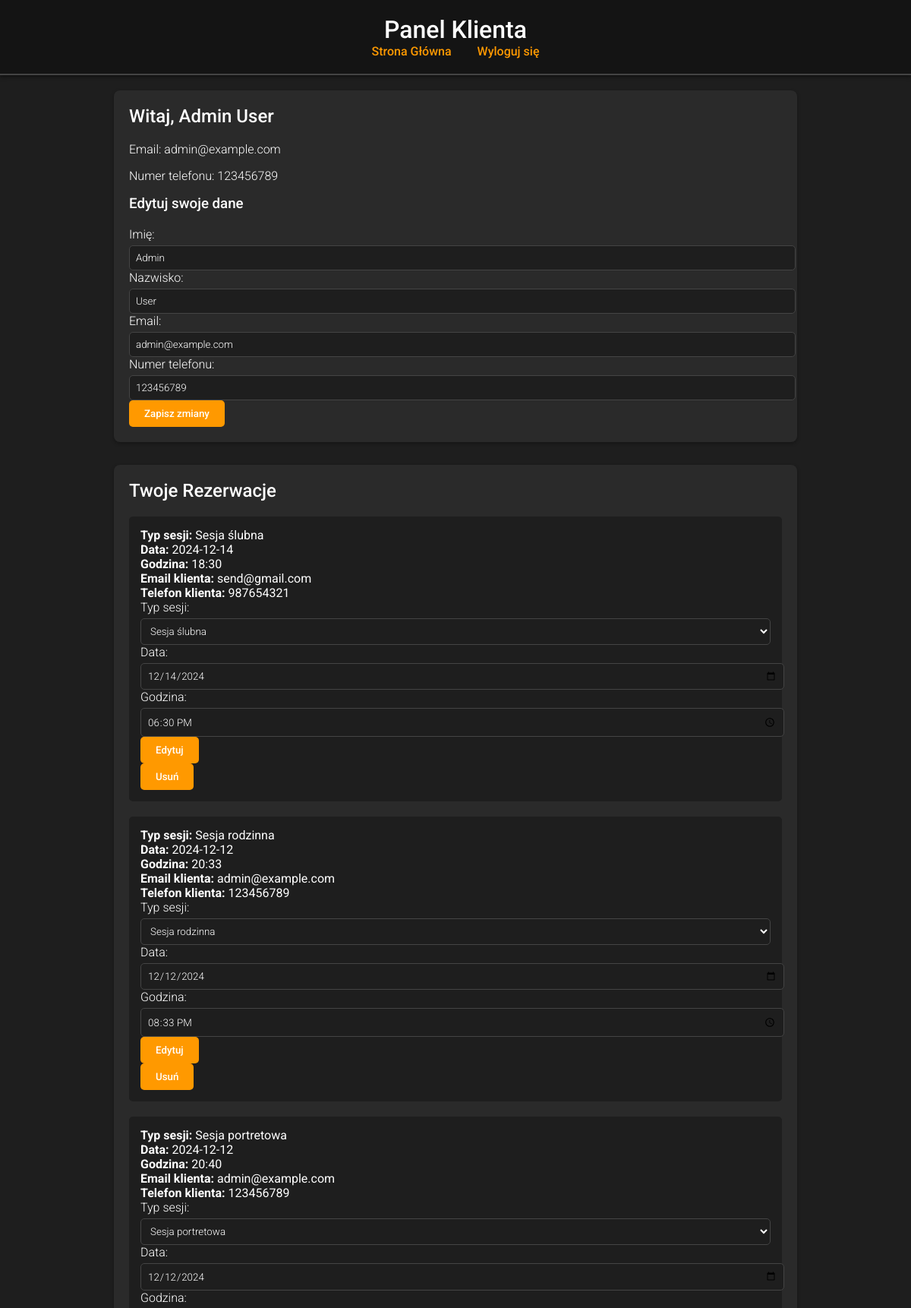
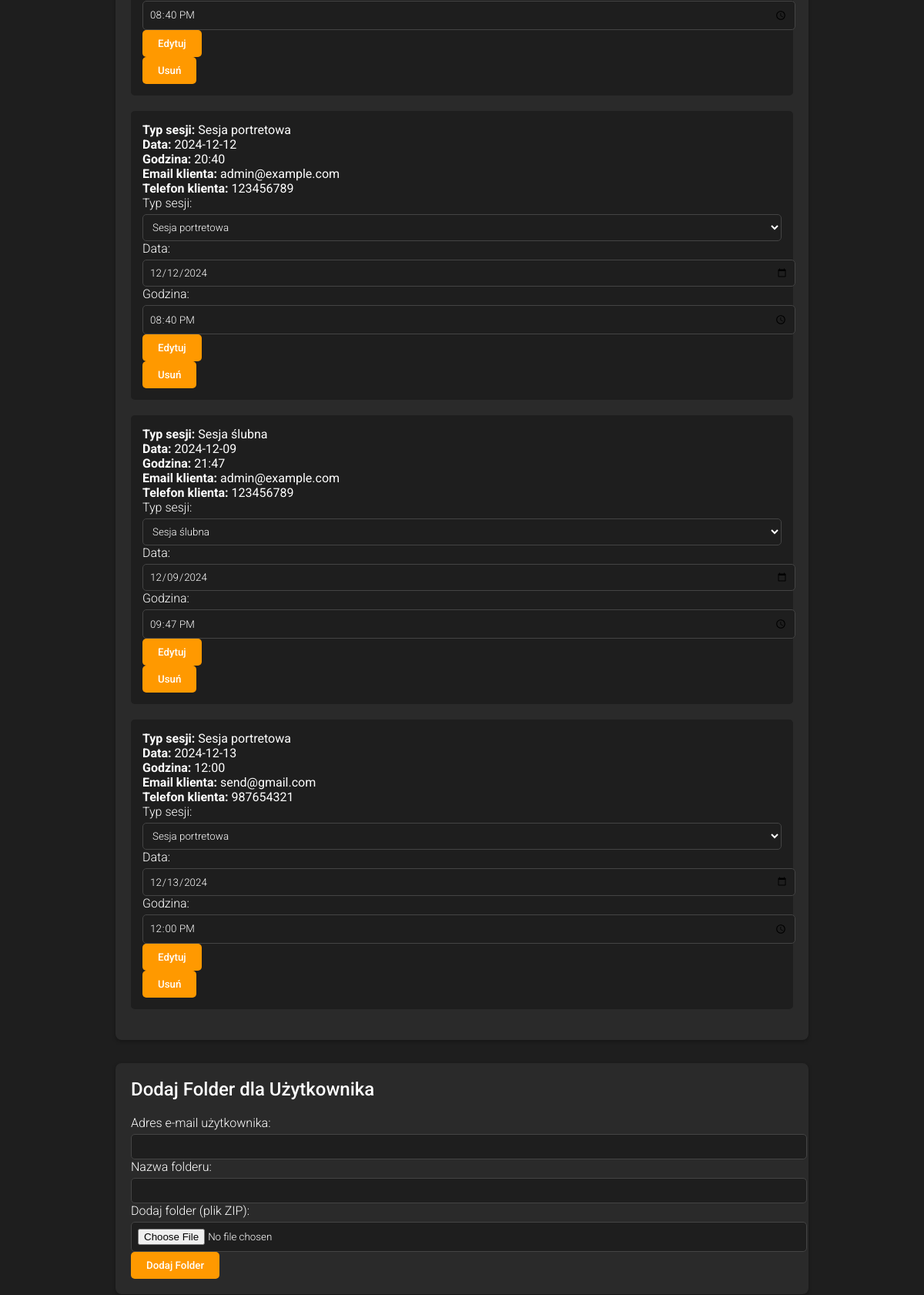
The page /client_panel (signed in, upper part) on the database its author committed (2 pictures, top to bottom).
### tables this page shows
CREATE TABLE users (
    id INTEGER PRIMARY KEY AUTOINCREMENT,
    username TEXT UNIQUE NOT NULL,
    password TEXT NOT NULL,
    imie TEXT,
    nazwisko TEXT,
    email TEXT UNIQUE NOT NULL,
    numer_telefonu TEXT,
    is_admin BOOLEAN DEFAULT 0
);

CREATE TABLE "rezerwacje"
(
    id              INTEGER
        primary key autoincrement,
    uzytkownik_id   INTEGER not null
        references users
            on delete cascade,
    typ_sesji       TEXT    not null,
    data_rezerwacji TEXT    not null,
    godzina         TEXT    not null
);

### app.py (the view, shortened to what this page needs)
@app.route('/client_panel')
def client_panel():
    user_id = session.get('user_id')
    if not user_id:
        flash('Musisz się zalogować.', 'danger')
        return redirect(url_for('login'))
    conn = get_db_connection()
    user = conn.execute('SELECT * FROM users WHERE id = ?', (user_id,)).fetchone()
    if user['is_admin']:
        bookings = conn.execute('''
            SELECT r.*, u.email as user_email, u.numer_telefonu as user_phone
            FROM rezerwacje r
            JOIN users u ON r.uzytkownik_id = u.id
        ''').fetchall()
        folders = conn.execute(
            'SELECT f.id AS folder_id, f.nazwa_folderu, f.link_do_folderu, u.email AS user_email, u.username AS user_username FROM foldery f JOIN users u ON f.uzytkownik_id = u.id').fetchall()
    conn.close()
    return render_template('client_panel.html', user=user, bookings=bookings, folders=folders)

### app.py (called while the page is built)
def get_db_connection():
    conn = sqlite3.connect('rezerwacja_sesji.db')
    conn.row_factory = sqlite3.Row
    return conn

@app.context_processor
def inject_current_year():
    return {'current_year': datetime.datetime.now().year}

### templates/client_panel.html (shortened to what this page needs)
<!DOCTYPE html>
<html lang="pl">
<head>
    <link rel="stylesheet" href="/static/styles.css">
</head>
<body>
    <header>
        <h1>Panel Klienta</h1>
        <nav>
            <a href="/">Strona Główna</a>
            <a href="/logout">Wyloguj się</a>
        </nav>
    </header>
    <main>
        <section class="user-info">
            <h2>Witaj, {{ user['imie'] }} {{ user['nazwisko'] }}</h2>
            <p>Email: {{ user['email'] }}</p>
            <p>Numer telefonu: {{ user['numer_telefonu'] }}</p>
            <h3>Edytuj swoje dane</h3>
            <form action="/edit_user" method="POST">
                <label for="first_name">Imię:</label>
                <input type="text" id="first_name" name="first_name" value="{{ user['imie'] }}" required>
                <label for="last_name">Nazwisko:</label>
                <input type="text" id="last_name" name="last_name" value="{{ user['nazwisko'] }}" required>
                <label for="email">Email:</label>
                <input type="email" id="email" name="email" value="{{ user['email'] }}" required>
                <label for="phone">Numer telefonu:</label>
                <input type="tel" id="phone" name="phone" value="{{ user['numer_telefonu'] }}" pattern="[0-9+ -]*" required>
                <button type="submit">Zapisz zmiany</button>
            </form>
        </section>
        <section class="bookings">
    <h2>Twoje Rezerwacje</h2>
    {% if bookings %}
        <ul>
            {% for booking in bookings %}
                <li>
                    <strong>Typ sesji:</strong> {{ booking['typ_sesji'] }}<br>
                    <strong>Data:</strong> {{ booking['data_rezerwacji'] }}<br>
                    <strong>Godzina:</strong> {{ booking['godzina'] }}<br>
                    <strong>Email klienta:</strong> {{ booking['user_email'] }}<br>
                    <strong>Telefon klienta:</strong> {{ booking['user_phone'] }}<br>
                    <form action="/edit_booking" method="POST">
                        <label for="session_type_{{ booking['id'] }}">Typ sesji:</label>
                        <select id="session_type_{{ booking['id'] }}" name="session_type" required>
                            <option value="{{ booking['typ_sesji'] }}" selected>{{ booking['typ_sesji'] }}</option>
                        </select>
                        <label for="date_{{ booking['id'] }}">Data:</label>
                        <input type="date" id="date_{{ booking['id'] }}" name="date" value="{{ booking['data_rezerwacji'] }}" required>
                        <label for="time_{{ booking['id'] }}">Godzina:</label>
                        <input type="time" id="time_{{ booking['id'] }}" name="time" value="{{ booking['godzina'] }}" required>
                        <button type="submit">Edytuj</button>
                    </form>
                    <form action="/delete_booking" method="POST" onsubmit="return confirm('Czy na pewno usunąć?')">
                        <button type="submit">Usuń</button>
                    </form>
                </li>
            {% endfor %}
        </ul>
    {% else %}
        <p>Nie masz żadnych rezerwacji.</p>
    {% endif %}
</section>
        {% if user['is_admin'] %}
        <section class="add-folder">
            <h2>Dodaj Folder dla Użytkownika</h2>
            <form action="/add_folder" method="POST" enctype="multipart/form-data">
                <label for="email">Adres e-mail użytkownika:</label>
                <input type="email" id="email" name="email" required>
                <label for="folder_name">Nazwa folderu:</label>
                <input type="text" id="folder_name" name="folder_name" required>
                <label for="folder_file">Dodaj folder (plik ZIP):</label>
                <input type="file" id="folder_file" name="folder_file" accept=".zip" required>
                <button type="submit">Dodaj Folder</button>
            </form>
        </section>
        {% endif %}
    </main>
</body>
</html>

### static/styles.css (style rules this page uses)
body { font-family: 'Roboto', sans-serif; background-color: #1e1e1e; color: #ffffff; margin: 0; padding: 0; }
a { color: #ff9900; text-decoration: none; }
header { background-color: #141414; padding: 20px; text-align: center; border-bottom: 2px solid #444; box-shadow: 0 2px 5px rgba(0, 0, 0, 0.5); }
header h1 { margin: 0; font-weight: 500; }
header nav a { margin: 0 15px; font-weight: 500; }
main { padding: 20px; max-width: 900px; margin: 0 auto; }
section { background-color: #2a2a2a; padding: 20px; border-radius: 8px; margin-bottom: 30px; box-shadow: 0 2px 5px rgba(0,0,0,0.3); }
h2, h3 { margin-top: 0; font-weight: 500; }
p, label { font-weight: 300; }
input, select, textarea, button { font-family: 'Roboto', sans-serif; }
input, select, textarea { width: 100%; padding: 8px; margin-top: 5px; border: 1px solid #444; border-radius: 5px; background: #1e1e1e; color: #ffffff; font-weight: 300; }
button { background-color: #ff9900; border: none; padding: 10px 20px; cursor: pointer; color: white; border-radius: 5px; font-weight: 500; transition: background-color 0.3s; }
.user-info form { margin-top: 20px; }
.bookings ul, .folders ul { list-style: none; padding: 0; }
.bookings li, .folders li { margin-bottom: 20px; background: #1e1e1e; padding: 15px; border-radius: 5px; }
.add-folder { margin-top: 20px; }

### rows shown on the page
users: imie "Admin", nazwisko "User", email "admin@example.com", numer_telefonu "123456789", first_name "Admin", last_name "User", phone "123456789"
rezerwacje: typ_sesji "Sesja ślubna", data_rezerwacji "2024-12-14", godzina "18:30", user_email "send@gmail.com", user_phone "987654321", session_type "Sesja ślubna", date "12/14/2024", time "18:30"
rezerwacje: typ_sesji "Sesja rodzinna", data_rezerwacji "2024-12-12", godzina "20:33", user_email "admin@example.com", user_phone "123456789", session_type "Sesja rodzinna", date "12/12/2024", time "20:33"
rezerwacje: typ_sesji "Sesja portretowa", data_rezerwacji "2024-12-12", godzina "20:40", user_email "admin@example.com", user_phone "123456789", session_type "Sesja portretowa", date "12/12/2024", time "20:40"
rezerwacje: typ_sesji "Sesja portretowa", data_rezerwacji "2024-12-12", godzina "20:40", user_email "admin@example.com", user_phone "123456789", session_type "Sesja portretowa", date "12/12/2024", time "20:40"
rezerwacje: typ_sesji "Sesja ślubna", data_rezerwacji "2024-12-09", godzina "21:47", user_email "admin@example.com", user_phone "123456789", session_type "Sesja ślubna", date "12/09/2024", time "21:47"
rezerwacje: typ_sesji "Sesja portretowa", data_rezerwacji "2024-12-13", godzina "12:00", user_email "send@gmail.com", user_phone "987654321", session_type "Sesja portretowa", date "12/13/2024", time "12:00"
